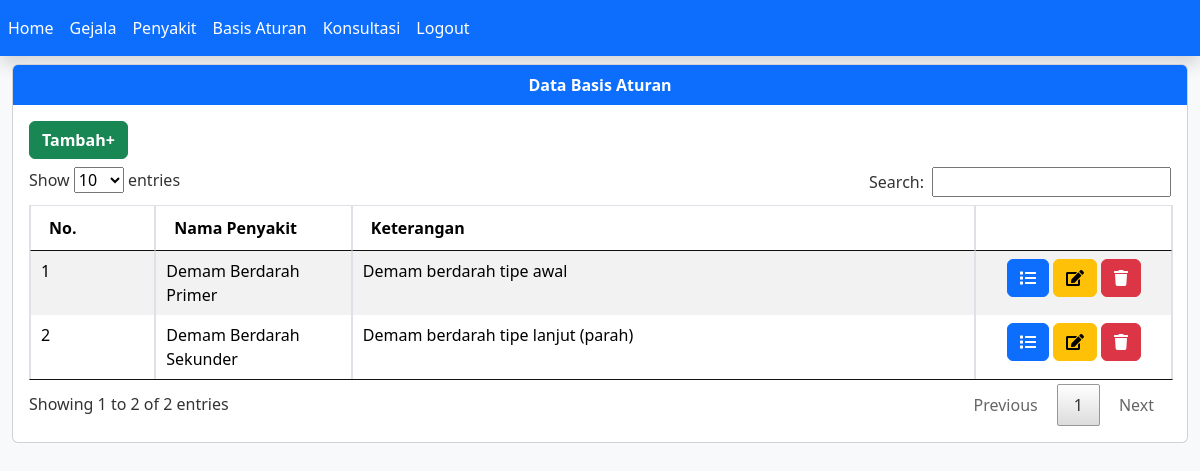
/sintaks/index.php?page=aturan (signed in), run on the app's committed database.
### tables this page shows
CREATE TABLE `basis_aturan` (
  `id_aturan` int(225) NOT NULL,
  `id_penyakit` int(225) NOT NULL
);

CREATE TABLE `penyakit` (
  `id_penyakit` int(11) NOT NULL,
  `nama_penyakit` varchar(50) NOT NULL,
  `keterangan` text NOT NULL,
  `solusi` text NOT NULL
);

### sintaks/tampil_aturan.php (the view, shortened to what this page needs)
<div class="card">
  <div class="card-header bg-primary text-white text-center border-0"><strong>Data Basis Aturan</strong></div>
  <div class="card-body">
    <a class="btn btn-success mb-2 text-white fw-bold" href="?page=aturan&action=tambah">Tambah+</a>
    <table class="table table-bordered table-striped" id="myTable">
    <thead>
      <tr>
        <th width="50px">No.</th>
        <th width="100px">Nama Penyakit</th>
        <th width="400px">Keterangan</th>
        <th width="100px"></th>
      </tr>
    </thead>
    <tbody>
    <?php
        $no=1;
        $sql = "SELECT basis_aturan.id_aturan,basis_aturan.id_penyakit,
                            penyakit.nama_penyakit,penyakit.keterangan FROM basis_aturan INNER JOIN penyakit
                            ON basis_aturan.id_penyakit=penyakit.id_penyakit ORDER BY nama_penyakit ASC";
        $result = $conn->query($sql);
        while($row = $result->fetch_assoc()) {
    ?>
     <tr>
        <td><?php echo $no++; ?></td>
        <td><?php echo $row['nama_penyakit']; ?></td>
        <td><?php echo $row['keterangan']; ?></td>
        <td align="center">
            <a class="btn btn-primary" href="?page=aturan&action=detail&id=<?php echo $row['id_aturan']; ?>">
                <i class="fas fa-list"></i>
            </a>
            <a class="btn btn-warning" href="?page=aturan&action=update&id=<?php echo $row['id_aturan']; ?>">
                <i class="fas fa-edit"></i>
            </a>
            <a onclick="return confirm('Yakin menghapus data ini ?')" class="btn btn-danger" href="?page=aturan&action=hapus&id=<?php echo $row['id_aturan']; ?>">
                <i class="fas fa-trash"></i>
            </a>
        </td>
     </tr>
    <?php
     }
    ?>
   </tbody>
</table>
</div>
</div>

### sintaks/assets/css/all.css (style rules this page uses)
.fa-edit:before { content:"\f044" }
.fa-list:before { content:"\f03a" }
.fa-trash:before { content:"\f1f8" }

### data on the page
basis_aturan: id_penyakit.nama_penyakit "Demam Berdarah Primer", id_penyakit.keterangan "Demam berdarah tipe awal"
basis_aturan: id_penyakit.nama_penyakit "Demam Berdarah Sekunder", id_penyakit.keterangan "Demam berdarah tipe lanjut (parah)"
